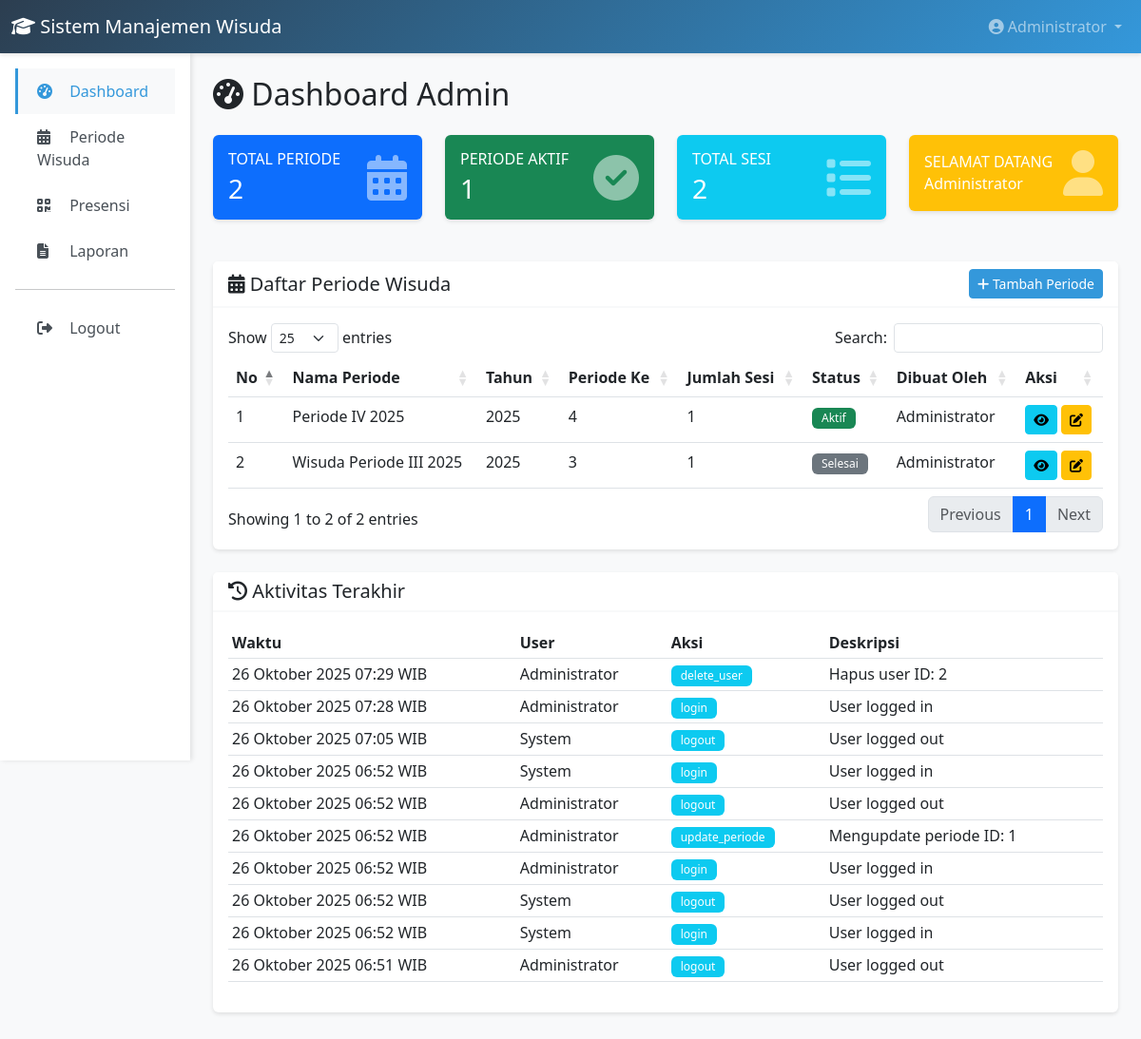
The page /admin_dashboard.php on the database its author committed.
### tables this page shows
CREATE TABLE `periode_wisuda` (
  `id` int NOT NULL,
  `nama_periode` varchar(100) NOT NULL,
  `tahun` year NOT NULL,
  `periode_ke` tinyint NOT NULL,
  `status` enum('aktif','selesai','draft') DEFAULT 'draft',
  `table_prefix` varchar(50) NOT NULL,
  `keterangan` text,
  `created_by` int DEFAULT NULL,
  `created_at` timestamp NULL DEFAULT CURRENT_TIMESTAMP,
  `updated_at` timestamp NULL DEFAULT CURRENT_TIMESTAMP ON UPDATE CURRENT_TIMESTAMP
);

CREATE TABLE `users` (
  `id` int NOT NULL,
  `username` varchar(50) NOT NULL,
  `password` varchar(255) NOT NULL,
  `full_name` varchar(100) NOT NULL,
  `email` varchar(100) DEFAULT NULL,
  `role` enum('admin','lo') NOT NULL DEFAULT 'lo',
  `is_active` tinyint(1) DEFAULT '1',
  `created_at` timestamp NULL DEFAULT CURRENT_TIMESTAMP,
  `updated_at` timestamp NULL DEFAULT CURRENT_TIMESTAMP ON UPDATE CURRENT_TIMESTAMP
);

CREATE TABLE `activity_logs` (
  `id` int NOT NULL,
  `user_id` int DEFAULT NULL,
  `action` varchar(100) NOT NULL,
  `description` text,
  `ip_address` varchar(45) DEFAULT NULL,
  `user_agent` varchar(255) DEFAULT NULL,
  `created_at` timestamp NULL DEFAULT CURRENT_TIMESTAMP
);

### app/controllers/AdminController.php (called while the page is built, shortened)
<?php
class AdminController extends Controller {
    private $periodeModel;
    private $activityLog;
    public function __construct() {
        $this->periodeModel = new PeriodeWisuda();
        $this->activityLog = new ActivityLog();
    }
    public function dashboard() {
        $data = [
            'title' => 'Dashboard Admin',
            'periodes' => $this->periodeModel->getAllWithStats(),
            'recent_logs' => $this->activityLog->getRecent(10)
        ];
        $this->view('admin/dashboard', $data);
    }
}

### admin_dashboard.php (called while the page is built, shortened)
<?php
require_once APP_PATH . '/config/database.php';
require_once APP_PATH . '/helpers/functions.php';
require_once APP_PATH . '/core/Database.php';
require_once APP_PATH . '/core/Model.php';
require_once APP_PATH . '/models/PeriodeWisuda.php';
require_once APP_PATH . '/controllers/AdminController.php';
try {
    $controller = new AdminController();
    $controller->dashboard();
} catch (Exception $e) {
    echo "<div style='background: #f8d7da; padding: 20px; margin: 20px; border-left: 4px solid #dc3545;'>";
    echo "<h3>❌ Error:</h3>";
    echo "<p><strong>Message:</strong> " . $e->getMessage() . "</p>";
    echo "<p><strong>File:</strong> " . $e->getFile() . "</p>";
    echo "<p><strong>Line:</strong> " . $e->getLine() . "</p>";
    echo "<h4>Stack Trace:</h4>";
    echo "<pre>" . $e->getTraceAsString() . "</pre>";
    echo "</div>";
}
?>

### app/core/Model.php (called while the page is built, shortened)
<?php
class Model {
    protected $db;
    public function __construct() {
        $this->db = Database::getInstance()->getConnection();
    }
    public function query($sql, $params = []) {
        $stmt = $this->db->prepare($sql);
        $stmt->execute($params);
        return $stmt;
    }
    public function queryAll($sql, $params = []) {
        $stmt = $this->query($sql, $params);
        return $stmt->fetchAll();
    }
}

### app/core/Database.php (called while the page is built, shortened)
<?php
class Database {
    private static $instance = null;
    private $connection;
    private function __construct() {
        try {
            $dsn = "mysql:host=" . DB_HOST . ";dbname=" . DB_NAME . ";charset=" . DB_CHARSET;
            $options = [
                PDO::ATTR_ERRMODE => PDO::ERRMODE_EXCEPTION,
                PDO::ATTR_DEFAULT_FETCH_MODE => PDO::FETCH_ASSOC,
                PDO::ATTR_EMULATE_PREPARES => false,
            ];
            $this->connection = new PDO($dsn, DB_USER, DB_PASS, $options);
        } catch (PDOException $e) {
            die("Database connection failed: " . $e->getMessage());
        }
    }
    public static function getInstance() {
        if (self::$instance === null) {
            self::$instance = new self();
        }
        return self::$instance;
    }
    public function getConnection() {
        return $this->connection;
    }
}

### app/models/PeriodeWisuda.php (called while the page is built, shortened)
<?php
class PeriodeWisuda extends Model {
    protected $table = 'periode_wisuda';
    public function getAllWithStats() {
        return $this->queryAll("
            SELECT
                p.*,
                COUNT(DISTINCT s.id) as jumlah_sesi,
                u.full_name as created_by_name
            FROM {$this->table} p
            LEFT JOIN sesi_wisuda s ON p.id = s.periode_id
            LEFT JOIN users u ON p.created_by = u.id
            GROUP BY p.id
            ORDER BY p.tahun DESC, p.periode_ke DESC
        ");
    }
}

### app/helpers/functions.php (called while the page is built, shortened)
<?php
function e($string) {
    return htmlspecialchars($string, ENT_QUOTES, 'UTF-8');
}
function url($path = '') {
    if (empty($path)) {
        return BASE_URL . 'index.php';
    }
    return BASE_URL . 'index.php?url=' . ltrim($path, '/');
}
function formatDateIndo($date) {
    $months = [
        1 => 'Januari', 'Februari', 'Maret', 'April', 'Mei', 'Juni',
        'Juli', 'Agustus', 'September', 'Oktober', 'November', 'Desember'
    ];
    $timestamp = strtotime($date);
    $day = date('d', $timestamp);
    $month = $months[(int)date('m', $timestamp)];
    $year = date('Y', $timestamp);
    return $day . ' ' . $month . ' ' . $year;
}
function formatDateTimeIndo($datetime) {
    $timestamp = strtotime($datetime);
    return formatDateIndo($datetime) . ' ' . date('H:i', $timestamp) . ' WIB';
}

### app/models/ActivityLog.php (called while the page is built, shortened)
<?php
class ActivityLog extends Model {
    protected $table = 'activity_logs';
    public function getRecent($limit = 50) {
        return $this->queryAll("
            SELECT
                l.*,
                u.full_name,
                u.username
            FROM {$this->table} l
            LEFT JOIN users u ON l.user_id = u.id
            ORDER BY l.created_at DESC
            LIMIT ?
        ", [$limit]);
    }
}

### app/views/admin/dashboard.php (the view)
<?php require_once APP_PATH . '/views/layouts/header.php'; ?>
<?php require_once APP_PATH . '/views/layouts/navbar.php'; ?>
<div class="container-fluid">
    <div class="row">
        <div class="col-md-2 p-0">
            <?php require_once APP_PATH . '/views/layouts/sidebar_admin.php'; ?>
        </div>
        <div class="col-md-10 p-4">
            <h2 class="mb-4"><i class="fas fa-tachometer-alt"></i> Dashboard Admin</h2>
            <div class="row mb-4">
                <div class="col-md-3">
                    <div class="card bg-primary text-white">
                        <div class="card-body">
                            <div class="d-flex justify-content-between align-items-center">
                                <div>
                                    <h6 class="text-uppercase mb-1">Total Periode</h6>
                                    <h3 class="mb-0"><?= count($periodes) ?></h3>
                                </div>
                                <i class="fas fa-calendar-alt fa-3x opacity-50"></i>
                            </div>
                        </div>
                    </div>
                </div>
                <div class="col-md-3">
                    <div class="card bg-success text-white">
                        <div class="card-body">
                            <div class="d-flex justify-content-between align-items-center">
                                <div>
                                    <h6 class="text-uppercase mb-1">Periode Aktif</h6>
                                    <h3 class="mb-0">
                                        <?= count(array_filter($periodes, fn($p) => $p['status'] === 'aktif')) ?>
                                    </h3>
                                </div>
                                <i class="fas fa-check-circle fa-3x opacity-50"></i>
                            </div>
                        </div>
                    </div>
                </div>
                <div class="col-md-3">
                    <div class="card bg-info text-white">
                        <div class="card-body">
                            <div class="d-flex justify-content-between align-items-center">
                                <div>
                                    <h6 class="text-uppercase mb-1">Total Sesi</h6>
                                    <h3 class="mb-0">
                                        <?= array_sum(array_column($periodes, 'jumlah_sesi')) ?>
                                    </h3>
                                </div>
                                <i class="fas fa-list fa-3x opacity-50"></i>
                            </div>
                        </div>
                    </div>
                </div>
                <div class="col-md-3">
                    <div class="card bg-warning text-white">
                        <div class="card-body">
                            <div class="d-flex justify-content-between align-items-center">
                                <div>
                                    <h6 class="text-uppercase mb-1">Selamat Datang</h6>
                                    <h6 class="mb-0"><?= e($_SESSION['full_name']) ?></h6>
                                </div>
                                <i class="fas fa-user fa-3x opacity-50"></i>
                            </div>
                        </div>
                    </div>
                </div>
            </div>
            <div class="card">
                <div class="card-header d-flex justify-content-between align-items-center">
                    <h5 class="mb-0"><i class="fas fa-calendar-alt"></i> Daftar Periode Wisuda</h5>
                    <a href="<?= url('admin/createPeriode') ?>" class="btn btn-primary btn-sm">
                        <i class="fas fa-plus"></i> Tambah Periode
                    </a>
                </div>
                <div class="card-body">
                    <div class="table-responsive">
                        <table class="table table-hover datatable">
                            <thead>
                                <tr>
                                    <th>No</th>
                                    <th>Nama Periode</th>
                                    <th>Tahun</th>
                                    <th>Periode Ke</th>
                                    <th>Jumlah Sesi</th>
                                    <th>Status</th>
                                    <th>Dibuat Oleh</th>
                                    <th>Aksi</th>
                                </tr>
                            </thead>
                            <tbody>
                                <?php $no = 1; foreach ($periodes as $periode): ?>
                                <tr>
                                    <td><?= $no++ ?></td>
                                    <td><?= e($periode['nama_periode']) ?></td>
                                    <td><?= e($periode['tahun']) ?></td>
                                    <td><?= e($periode['periode_ke']) ?></td>
                                    <td><?= e($periode['jumlah_sesi']) ?></td>
                                    <td>
                                        <?php if ($periode['status'] === 'aktif'): ?>
                                            <span class="badge bg-success">Aktif</span>
                                        <?php elseif ($periode['status'] === 'selesai'): ?>
                                            <span class="badge bg-secondary">Selesai</span>
                                        <?php else: ?>
                                            <span class="badge bg-warning">Draft</span>
                                        <?php endif; ?>
                                    </td>
                                    <td><?= e($periode['created_by_name'] ?? '-') ?></td>
                                    <td>
                                        <a href="<?= url('admin/viewPeriode/' . $periode['id']) ?>" class="btn btn-sm btn-info" title="Detail">
                                            <i class="fas fa-eye"></i>
                                        </a>
                                        <a href="<?= url('admin/editPeriode/' . $periode['id']) ?>" class="btn btn-sm btn-warning" title="Edit">
                                            <i class="fas fa-edit"></i>
                                        </a>
                                    </td>
                                </tr>
                                <?php endforeach; ?>
                            </tbody>
                        </table>
                    </div>
                </div>
            </div>
            <div class="card mt-4">
                <div class="card-header">
                    <h5 class="mb-0"><i class="fas fa-history"></i> Aktivitas Terakhir</h5>
                </div>
                <div class="card-body">
                    <div class="table-responsive">
                        <table class="table table-sm">
                            <thead>
                                <tr>
                                    <th>Waktu</th>
                                    <th>User</th>
                                    <th>Aksi</th>
                                    <th>Deskripsi</th>
                                </tr>
                            </thead>
                            <tbody>
                                <?php foreach ($recent_logs as $log): ?>
                                <tr>
                                    <td><?= formatDateTimeIndo($log['created_at']) ?></td>
                                    <td><?= e($log['full_name'] ?? 'System') ?></td>
                                    <td><span class="badge bg-info"><?= e($log['action']) ?></span></td>
                                    <td><?= e($log['description']) ?></td>
                                </tr>
                                <?php endforeach; ?>
                            </tbody>
                        </table>
                    </div>
                </div>
            </div>
        </div>
    </div>
</div>
<?php require_once APP_PATH . '/views/layouts/footer.php'; ?>

### rows shown on the page
periode_wisuda: nama_periode "Periode IV 2025", tahun "2025", periode_ke "4", jumlah_sesi "1", status "Aktif", created_by.full_name "Administrator"
periode_wisuda: nama_periode "Wisuda Periode III 2025", tahun "2025", periode_ke "3", jumlah_sesi "1", status "Selesai", created_by.full_name "Administrator"
activity_logs: created_at "26 Oktober 2025 07:29 WIB", user.full_name "Administrator", action "delete_user", description "Hapus user ID: 2"
activity_logs: created_at "26 Oktober 2025 07:28 WIB", user.full_name "Administrator", action "login", description "User logged in"
activity_logs: created_at "26 Oktober 2025 07:05 WIB", full_name "System", action "logout", description "User logged out"
activity_logs: created_at "26 Oktober 2025 06:52 WIB", full_name "System", action "login", description "User logged in"
activity_logs: created_at "26 Oktober 2025 06:52 WIB", user.full_name "Administrator", action "logout", description "User logged out"
activity_logs: created_at "26 Oktober 2025 06:52 WIB", user.full_name "Administrator", action "update_periode", description "Mengupdate periode ID: 1"
activity_logs: created_at "26 Oktober 2025 06:52 WIB", user.full_name "Administrator", action "login", description "User logged in"
activity_logs: created_at "26 Oktober 2025 06:52 WIB", full_name "System", action "logout", description "User logged out"
activity_logs: created_at "26 Oktober 2025 06:52 WIB", full_name "System", action "login", description "User logged in"
activity_logs: created_at "26 Oktober 2025 06:51 WIB", user.full_name "Administrator", action "logout", description "User logged out"

### other values the page prints
APP_NAME "Sistem Manajemen Wisuda"
$_SESSION['full_name'] "Administrator"
count($periodes) "2"
count(array_filter($periodes, fn($p) => $p['status'] === 'aktif')) "1"
array_sum(array_column($periodes, 'jumlah_sesi')) "2"
